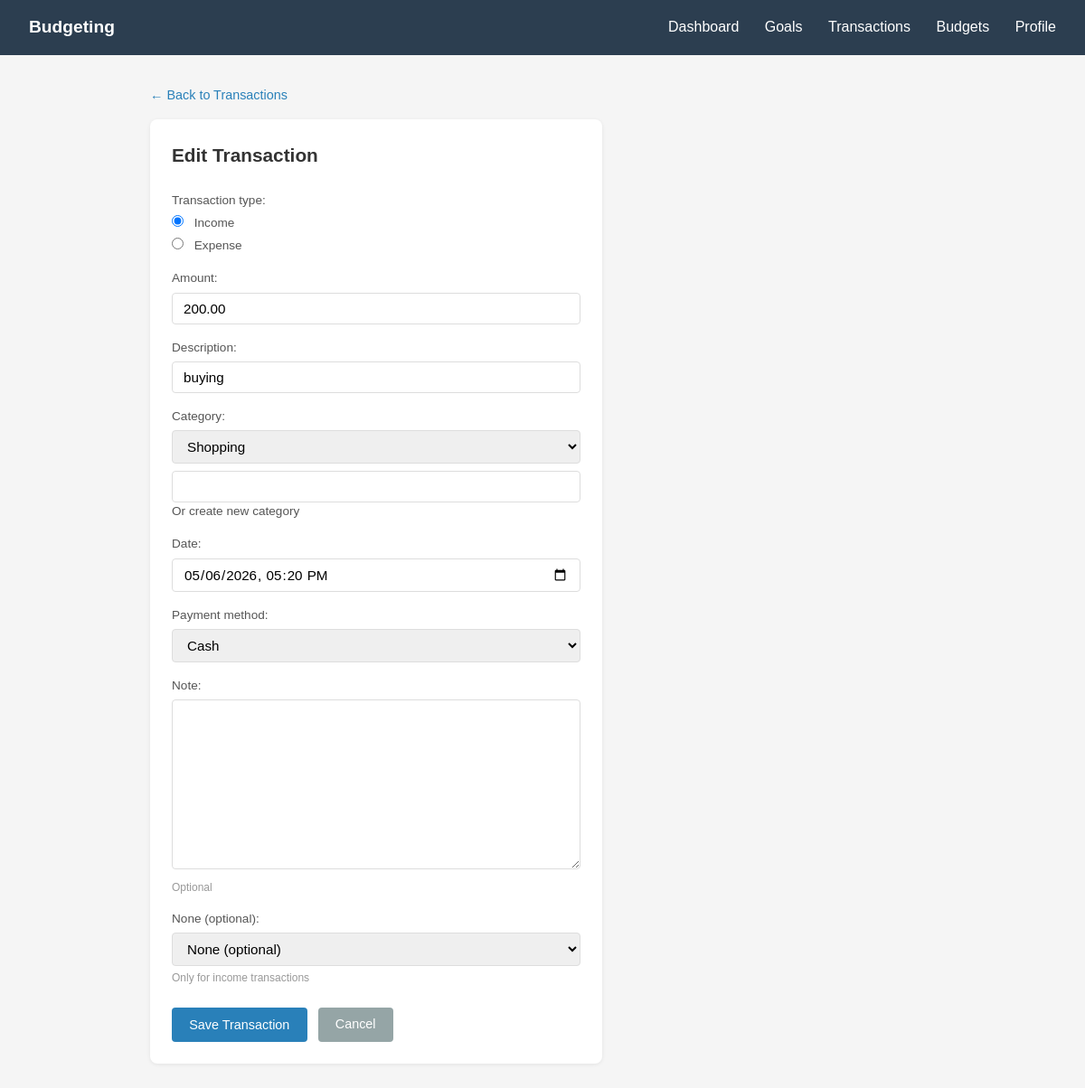
The app's page /transactions/1/edit/ (signed in) with its own data.
### transactions/models.py (models this page shows, shortened)
class Transaction(models.Model):
    user = models.ForeignKey("users.CustomUser", on_delete=models.CASCADE)
    transaction_type = models.CharField(max_length=10, choices=TRANSACTION_TYPES)
    amount = models.DecimalField(max_digits=12, decimal_places=2)
    description = models.CharField(max_length=200)
    category = models.ForeignKey(
        "transactions.Category",
        on_delete=models.SET_NULL,
        null=True,
        blank=True
    )
    date = models.DateTimeField(default=datetime.now)
    payment_method = models.CharField(choices=PAYMENT_METHODS)
    note = models.TextField(blank=True, default="")
    savings_goal = models.ForeignKey(
        'saving_goals.SavingGoal',
        on_delete=models.SET_NULL,
        null=True,
        blank=True,
        related_name='linked_transactions'
    )
    created_at = models.DateTimeField(auto_now_add=True)
    class Meta:
        ordering = ["-date"]

### transactions/views.py (the view, shortened to what this page needs)
# urls.py: path('<int:pk>/edit/', TransactionUpdateView.as_view(), name='edit'),
class TransactionUpdateView(LoginRequiredMixin, FormView):
    form_class = TransactionForm
    template_name = 'transactions/transaction_form.html'
    success_url = reverse_lazy('transactions:list')
    def get_form_kwargs(self):
        kwargs = super().get_form_kwargs()
        kwargs['user'] = self.request.user
        return kwargs
    def get_initial(self):
        txn = get_object_or_404(Transaction, id=self.kwargs['pk'], user=self.request.user)
        return {
            'transaction_type': txn.transaction_type,
            'amount': txn.amount,
            'description': txn.description,
            'category': txn.category.id if txn.category else '',
            'date': txn.date.strftime('%Y-%m-%dT%H:%M'),
            'payment_method': txn.payment_method,
            'note': txn.note,
            'savings_goal': txn.savings_goal.id if txn.savings_goal else '',
        }

### transactions/templates/transactions/transaction_form.html (shortened to what this page needs)
<!doctype html>
<html>
    <head>
    </head>
    <body>
        <nav>
            <span class="brand">Budgeting</span>
            <div>
                <a href="{% url "dashboard" %}">Dashboard</a>
                <a href="{% url 'saving-goals-list' %}">Goals</a>
                <a href="{% url "transactions:list" %}">Transactions</a>
                <a href="{% url 'budgets:budget_list' %}">Budgets</a>
                <a href="{% url 'profile' %}">Profile</a>
            </div>
        </nav>
        <div class="container">
            <a href="{% url 'transactions:list' %}" class="back-link"
                >← Back to Transactions</a
            >
            <div class="card">
                <h2>
                    {% if form.initial.transaction_type %}Edit{% else %}Add
                    New{% endif %} Transaction
                </h2>
                <form method="post">
                    <div class="field">
                        {{ form.transaction_type.label_tag }}
                        {{form.transaction_type }}
                    </div>
                    <div class="field">
                        {{ form.amount.label_tag }} {{ form.amount }}
                    </div>
                    <div class="field">
                        {{ form.description.label_tag }} {{ form.description }}
                    </div>
                    <div class="field">
                        {{ form.category.label_tag }} {{ form.category }}
                        <div
                            style="
                                margin-top: 0.5rem;
                                font-size: 0.85rem;
                                color: #555;
                            "
                        >
                            {{ form.new_category }}
                            <label
                                for="{{ form.new_category.id_for_label }}"
                                style="
                                    display: inline;
                                    font-weight: 400;
                                    cursor: pointer;
                                "
                                >Or create new category</label
                            >
                        </div>
                    </div>
                    <div class="field">
                        {{ form.date.label_tag }} {{ form.date }}
                    </div>
                    <div class="field">
                        {{ form.payment_method.label_tag }}
                        {{form.payment_method }}
                    </div>
                    <div class="field">
                        {{ form.note.label_tag }} {{ form.note }}
                        <div class="hint">Optional</div>
                    </div>
                    <div class="field">
                        {{ form.savings_goal.label_tag }} {{ form.savings_goal}}
                        <div class="hint">Only for income transactions</div>
                    </div>
                    <div class="form-actions">
                        <button type="submit" class="btn btn-primary">
                            Save Transaction
                        </button>
                        <a
                            href="{% url 'transactions:list' %}"
                            class="btn btn-secondary"
                            >Cancel</a
                        >
                    </div>
                </form>
            </div>
        </div>
    </body>
</html>

### transactions/templates/transactions/transaction_form.html (style rules this page uses)
* { box-sizing: border-box; margin: 0; padding: 0; }
body { font-family: Arial, sans-serif; background: #f5f5f5; color: #333; line-height: 1.5; }
nav { background: #2c3e50; padding: 1rem 2rem; display: flex; justify-content: space-between; align-items: center; }
nav a { color: white; text-decoration: none; margin-left: 1.5rem; }
nav .brand { color: white; font-weight: bold; font-size: 1.2rem; }
.container { max-width: 900px; margin: 2rem auto; padding: 0 1rem; }
.back-link { color: #2980b9; text-decoration: none; font-size: 0.9rem; display: inline-block; margin-bottom: 1rem; }
.card { background: white; border-radius: 8px; padding: 1.5rem; box-shadow: 0 1px 4px rgba(0, 0, 0, 0.08); max-width: 500px; }
.card h2 { font-size: 1.3rem; margin-bottom: 1.5rem; }
.field { margin-bottom: 1rem; }
.field label { display: block; font-size: 0.85rem; color: #555; margin-bottom: 0.3rem; font-weight: 500; }
.field input, .field select, .field textarea { width: 100%; padding: 0.5rem 0.75rem; border: 1px solid #ddd; border-radius: 4px; font-size: 0.95rem; font-family: inherit; }
.field input[type="radio"] { width: auto; margin-right: 0.5rem; }
.field .hint { font-size: 0.75rem; color: #999; margin-top: 0.25rem; }
.form-actions { display: flex; gap: 0.75rem; margin-top: 1.5rem; }
.btn { display: inline-block; padding: 0.5rem 1.2rem; border-radius: 4px; border: none; cursor: pointer; font-size: 0.9rem; text-decoration: none; transition: opacity 0.2s; }
.btn-primary { background: #2980b9; color: white; }
.btn-secondary { background: #95a5a6; color: white; }

### records on screen
Transaction: transaction_type "☑ Income ☐ Expense", amount "200.00", description "buying", category "Shopping", date "05/06/2026 17:20", payment_method "Cash", savings_goal "None (optional)"
